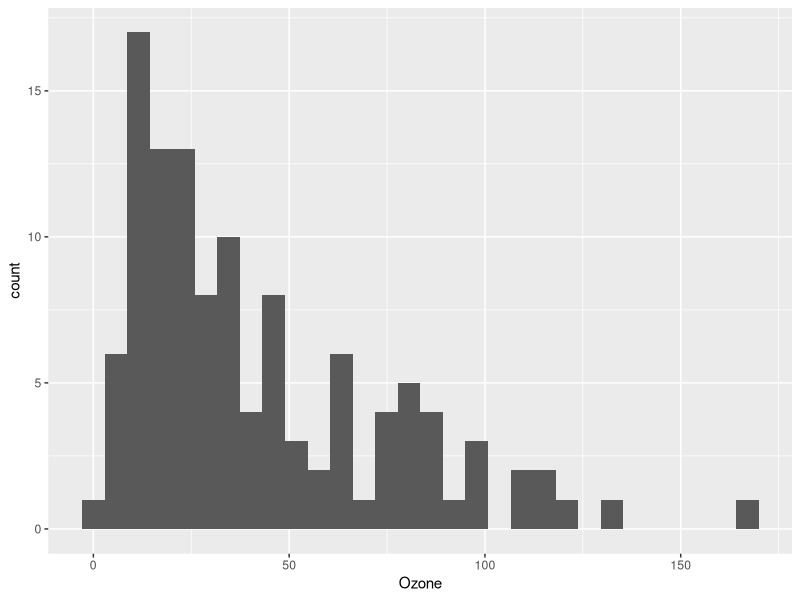
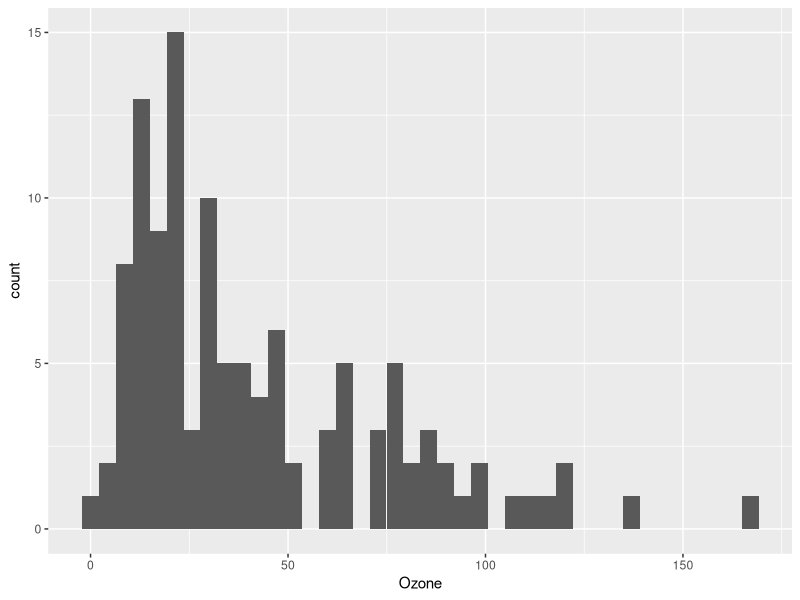
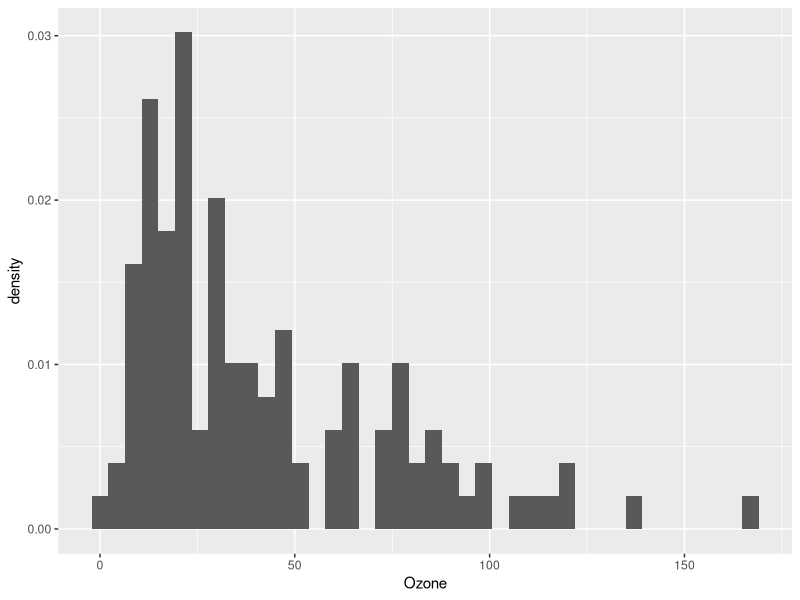
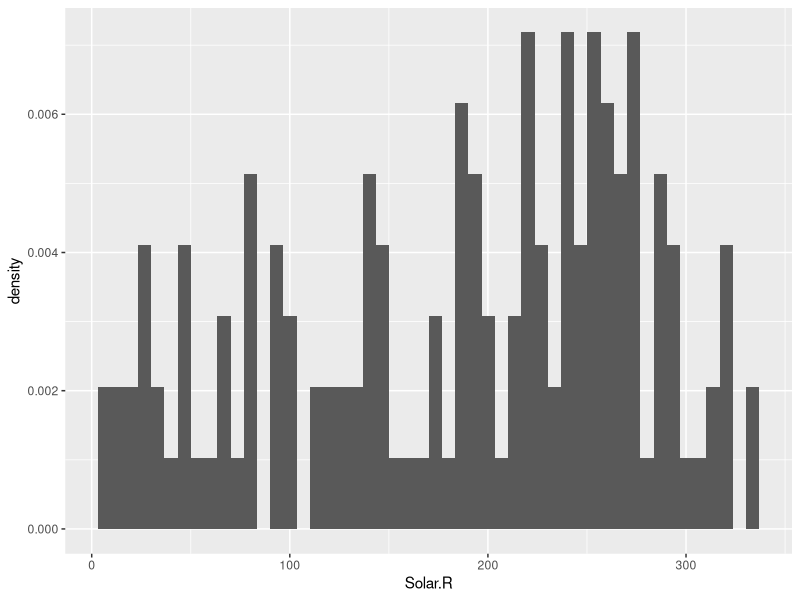
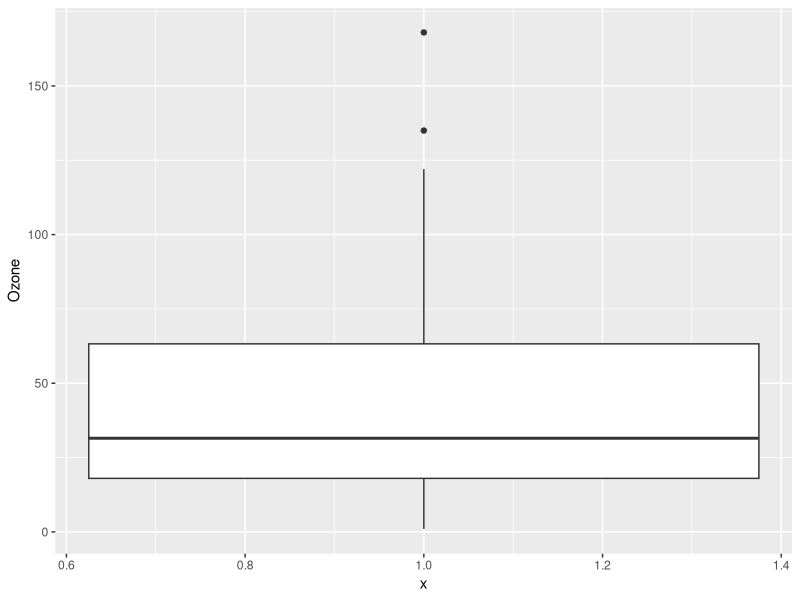
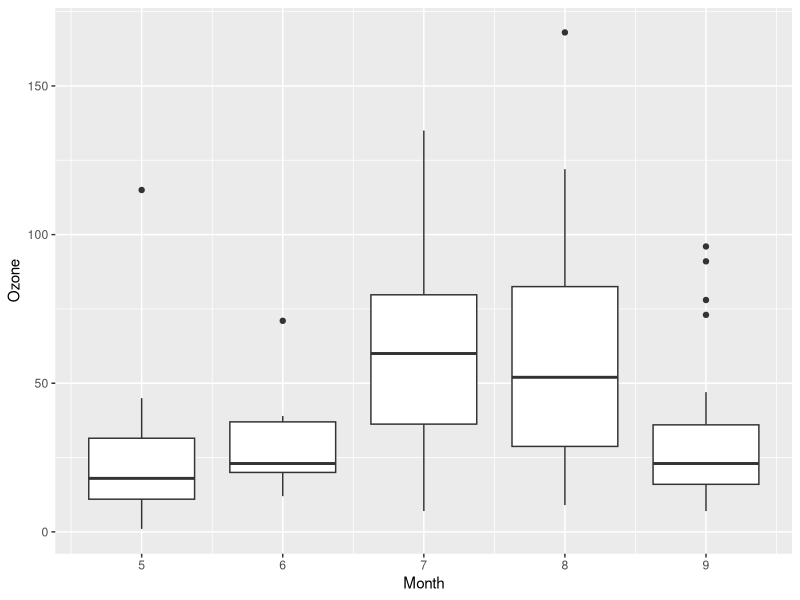
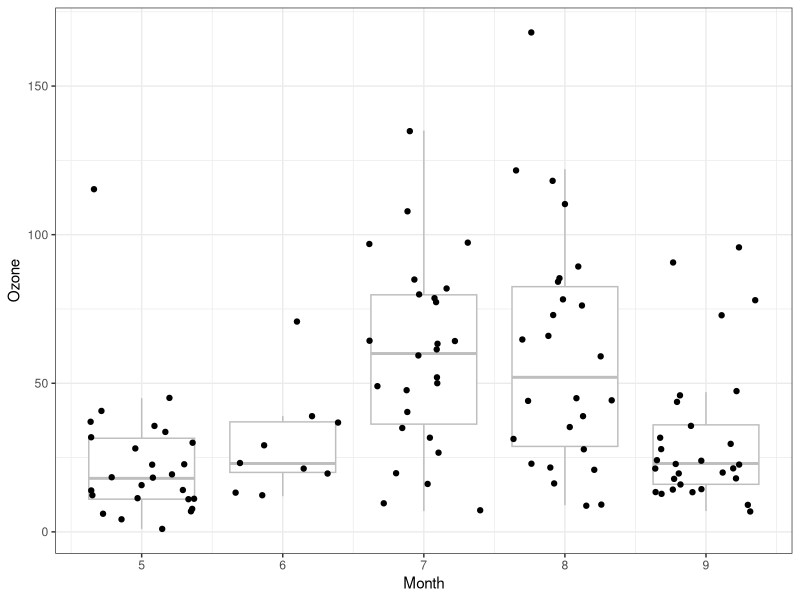
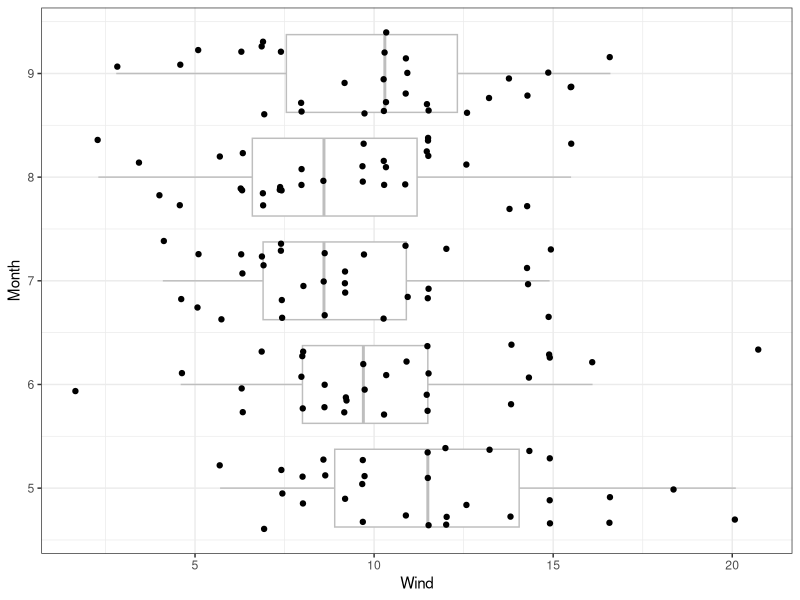

Here is the R script that generated these plots, in order: (Note: this script raises an error after producing the figures.)
## ---- chunk 1
library("tidyverse")
## ---- chunk 2
dim(airquality)
head(airquality)
tail(airquality)
summary(airquality)
## ---- chunk 3
airquality <- airquality %>%
  mutate(Date = as.Date(paste("1973",Month,Day,sep="/"))) 
## ---- chunk 4
ggplot(airquality,     # data.frame containing the data
       aes(x=Ozone)) + # a column name from the data.frame
  geom_histogram()     # create a histogram
## ---- chunk 5
ggplot(airquality, aes(x=Ozone)) + 
  geom_histogram(bins = 40)
## ---- chunk 6
ggplot(airquality, aes(x=Ozone)) + 
  geom_histogram(aes(y=..density..), bins = 40)
## ---- chunk 7
ggplot(airquality, aes(x=Solar.R)) + 
  geom_histogram(aes(y=..density..), bins = 50)
## ---- chunk 8
ggplot(airquality,     
       aes(x=1,y=Ozone)) + 
  geom_boxplot()     
## ---- chunk 9
ggplot(airquality,     
       aes(x=Month, y=Ozone, group=Month)) + 
  geom_boxplot()     
## ---- chunk 10
ggplot(airquality,     
       aes(x=Month, y=Ozone, group=Month)) + 
  geom_boxplot(color='grey',                 # make the boxes not so obvious
               outlier.shape = NA) +         # remove outliers, 
  geom_jitter() +                            # because they get plotted here
  theme_bw()                                 # Change the theme to remove gray
## ---- chunk 11
ggplot(airquality,     
       aes(x=Month, y=Wind, group=Month)) + 
  geom_boxplot(outlier.shape = NA, color='grey') +         
  geom_jitter() +                       
  theme_bw() +
  coord_flip()
## ---- chunk 12
ggplot(airquality, aes(x = Date, y = Ozone)) +
  geom_point()
## ---- chunk 13
ggplot(airquality, aes(x = Date, y = Ozone)) +
  geom_line()
## ---- chunk 14
ggplot(airquality, aes(x = Solar.R, y = Ozone)) +
  geom_point()
## ---- chunk 15
ggplot(airquality, aes(x = Wind, y = Temp)) +
  geom_point()
## ---- chunk 16
airquality_long <- airquality %>%
  select(-Month, -Day) %>%              # Remove these columns
  tidyr::gather(response, value, -Date)
## ---- chunk 17
dim(airquality)
dim(airquality_long)

head(airquality_long)
summary(airquality_long)
table(airquality_long$response)
## ---- chunk 18
ggplot(airquality_long, 
       aes(x = Date, y = value, 
           linetype = response,
           color = response, 
           group = response)) +
  geom_line()
## ---- chunk 19
ggplot(airquality_long, aes(Date, value)) +
  geom_point() + 
  facet_wrap(~response)
## ---- chunk 20
ggplot(airquality_long, aes(Date, value)) +
  geom_line() + 
  facet_wrap(~response,scales="free_y")
## ---- chunk 21
airquality2 <- airquality_long %>%
  tidyr::spread(response, value)
## ---- chunk 22
g <- ggplot(airquality2,
       aes(x = Temp, y = Wind)) +
  geom_point()

g # Then you can see the plot by just typing the object name
## ---- chunk 23
g <- g +
  labs(x = "Temperature (F)",
       y = "Wind speed (mph)",
       title = "New York (May-September 1973)")

g
## ---- chunk 24
g <- g + theme_bw()
g
## ---- chunk 25
g <- g + geom_smooth(method="lm")
g
## ---- chunk 26
ggplot(airquality2,
       aes(x = Temp, y = Wind)) +
  geom_point() +
  geom_smooth(method = "lm") + 
  labs(x = "Temperature (F)",
       y = "Wind speed (mph)",
       title = "New York (May-September 1973)") + 
  theme_bw()
## ---- chunk 27
ggplot(cars,
       aes(x=speed, y=dist)) +
  geom_point() + 
  geom_smooth(method = "lm") +
  labs(x = "Speed (mph)",
       y = "Stopping distance (ft)",
       title = "Stopping distance as a function of speed (1920s)") +
  theme_bw()
## ---- chunk 28
knitr::knit("lab02.Rmd", tangle = TRUE)
